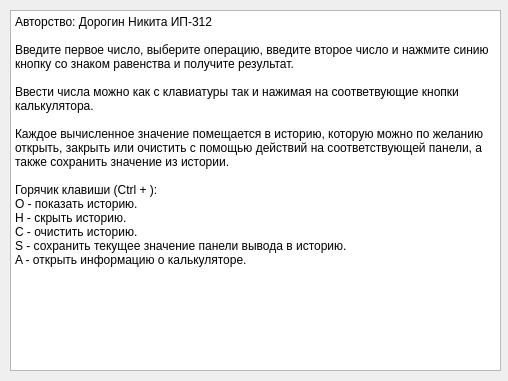
<?xml version="1.0" encoding="UTF-8"?>
<ui version="4.0">
 <class>about</class>
 <widget class="QDialog" name="about">
  <property name="geometry">
   <rect>
    <x>0</x>
    <y>0</y>
    <width>508</width>
    <height>381</height>
   </rect>
  </property>
  <property name="windowTitle">
   <string>Dialog</string>
  </property>
  <widget class="QTextBrowser" name="textBrowser">
   <property name="geometry">
    <rect>
     <x>10</x>
     <y>10</y>
     <width>491</width>
     <height>361</height>
    </rect>
   </property>
   <property name="html">
    <string>&lt;!DOCTYPE HTML PUBLIC &quot;-//W3C//DTD HTML 4.0//EN&quot; &quot;http://www.w3.org/TR/REC-html40/strict.dtd&quot;&gt;
&lt;html&gt;&lt;head&gt;&lt;meta name=&quot;qrichtext&quot; content=&quot;1&quot; /&gt;&lt;style type=&quot;text/css&quot;&gt;
p, li { white-space: pre-wrap; }
&lt;/style&gt;&lt;/head&gt;&lt;body style=&quot; font-family:'MS Shell Dlg 2'; font-size:7.8pt; font-weight:400; font-style:normal;&quot;&gt;
&lt;p style=&quot; margin-top:0px; margin-bottom:0px; margin-left:0px; margin-right:0px; -qt-block-indent:0; text-indent:0px;&quot;&gt;&lt;span style=&quot; font-size:9pt;&quot;&gt;Авторство: Дорогин Никита ИП-312&lt;/span&gt;&lt;/p&gt;
&lt;p style=&quot;-qt-paragraph-type:empty; margin-top:0px; margin-bottom:0px; margin-left:0px; margin-right:0px; -qt-block-indent:0; text-indent:0px; font-size:9pt;&quot;&gt;&lt;br /&gt;&lt;/p&gt;
&lt;p style=&quot; margin-top:0px; margin-bottom:0px; margin-left:0px; margin-right:0px; -qt-block-indent:0; text-indent:0px;&quot;&gt;&lt;span style=&quot; font-size:9pt;&quot;&gt;Введите первое число, выберите операцию, введите второе число и нажмите синию кнопку со знаком равенства и получите результат.&lt;/span&gt;&lt;/p&gt;
&lt;p style=&quot;-qt-paragraph-type:empty; margin-top:0px; margin-bottom:0px; margin-left:0px; margin-right:0px; -qt-block-indent:0; text-indent:0px; font-size:9pt;&quot;&gt;&lt;br /&gt;&lt;/p&gt;
&lt;p style=&quot; margin-top:0px; margin-bottom:0px; margin-left:0px; margin-right:0px; -qt-block-indent:0; text-indent:0px;&quot;&gt;&lt;span style=&quot; font-size:9pt;&quot;&gt;Ввести числа можно как с клавиатуры так и нажимая на соответвующие кнопки калькулятора.&lt;/span&gt;&lt;/p&gt;
&lt;p style=&quot;-qt-paragraph-type:empty; margin-top:0px; margin-bottom:0px; margin-left:0px; margin-right:0px; -qt-block-indent:0; text-indent:0px; font-size:9pt;&quot;&gt;&lt;br /&gt;&lt;/p&gt;
&lt;p style=&quot; margin-top:0px; margin-bottom:0px; margin-left:0px; margin-right:0px; -qt-block-indent:0; text-indent:0px;&quot;&gt;&lt;span style=&quot; font-size:9pt;&quot;&gt;Каждое вычисленное значение помещается в историю, которую можно по желанию открыть, закрыть или очистить с помощью действий на соответствующей панели, а также сохранить значение из истории.&lt;/span&gt;&lt;/p&gt;
&lt;p style=&quot;-qt-paragraph-type:empty; margin-top:0px; margin-bottom:0px; margin-left:0px; margin-right:0px; -qt-block-indent:0; text-indent:0px; font-size:9pt;&quot;&gt;&lt;br /&gt;&lt;/p&gt;
&lt;p style=&quot; margin-top:0px; margin-bottom:0px; margin-left:0px; margin-right:0px; -qt-block-indent:0; text-indent:0px;&quot;&gt;&lt;span style=&quot; font-size:9pt;&quot;&gt;Горячик клавиши (Ctrl + ):&lt;/span&gt;&lt;/p&gt;
&lt;p style=&quot; margin-top:0px; margin-bottom:0px; margin-left:0px; margin-right:0px; -qt-block-indent:0; text-indent:0px;&quot;&gt;&lt;span style=&quot; font-size:9pt;&quot;&gt;O - показать историю.&lt;/span&gt;&lt;/p&gt;
&lt;p style=&quot; margin-top:0px; margin-bottom:0px; margin-left:0px; margin-right:0px; -qt-block-indent:0; text-indent:0px;&quot;&gt;&lt;span style=&quot; font-size:9pt;&quot;&gt;H - скрыть историю.&lt;/span&gt;&lt;/p&gt;
&lt;p style=&quot; margin-top:0px; margin-bottom:0px; margin-left:0px; margin-right:0px; -qt-block-indent:0; text-indent:0px;&quot;&gt;&lt;span style=&quot; font-size:9pt;&quot;&gt;C - очистить историю.&lt;/span&gt;&lt;/p&gt;
&lt;p style=&quot; margin-top:0px; margin-bottom:0px; margin-left:0px; margin-right:0px; -qt-block-indent:0; text-indent:0px;&quot;&gt;&lt;span style=&quot; font-size:9pt;&quot;&gt;S - сохранить текущее значение панели вывода в историю.&lt;/span&gt;&lt;/p&gt;
&lt;p style=&quot; margin-top:0px; margin-bottom:0px; margin-left:0px; margin-right:0px; -qt-block-indent:0; text-indent:0px;&quot;&gt;&lt;span style=&quot; font-size:9pt;&quot;&gt;A - открыть информацию о калькуляторе.&lt;/span&gt;&lt;/p&gt;
&lt;p style=&quot;-qt-paragraph-type:empty; margin-top:0px; margin-bottom:0px; margin-left:0px; margin-right:0px; -qt-block-indent:0; text-indent:0px; font-size:9pt;&quot;&gt;&lt;br /&gt;&lt;/p&gt;
&lt;p style=&quot;-qt-paragraph-type:empty; margin-top:0px; margin-bottom:0px; margin-left:0px; margin-right:0px; -qt-block-indent:0; text-indent:0px; font-size:9pt;&quot;&gt;&lt;br /&gt;&lt;/p&gt;&lt;/body&gt;&lt;/html&gt;</string>
   </property>
  </widget>
 </widget>
 <resources/>
 <connections/>
</ui>
